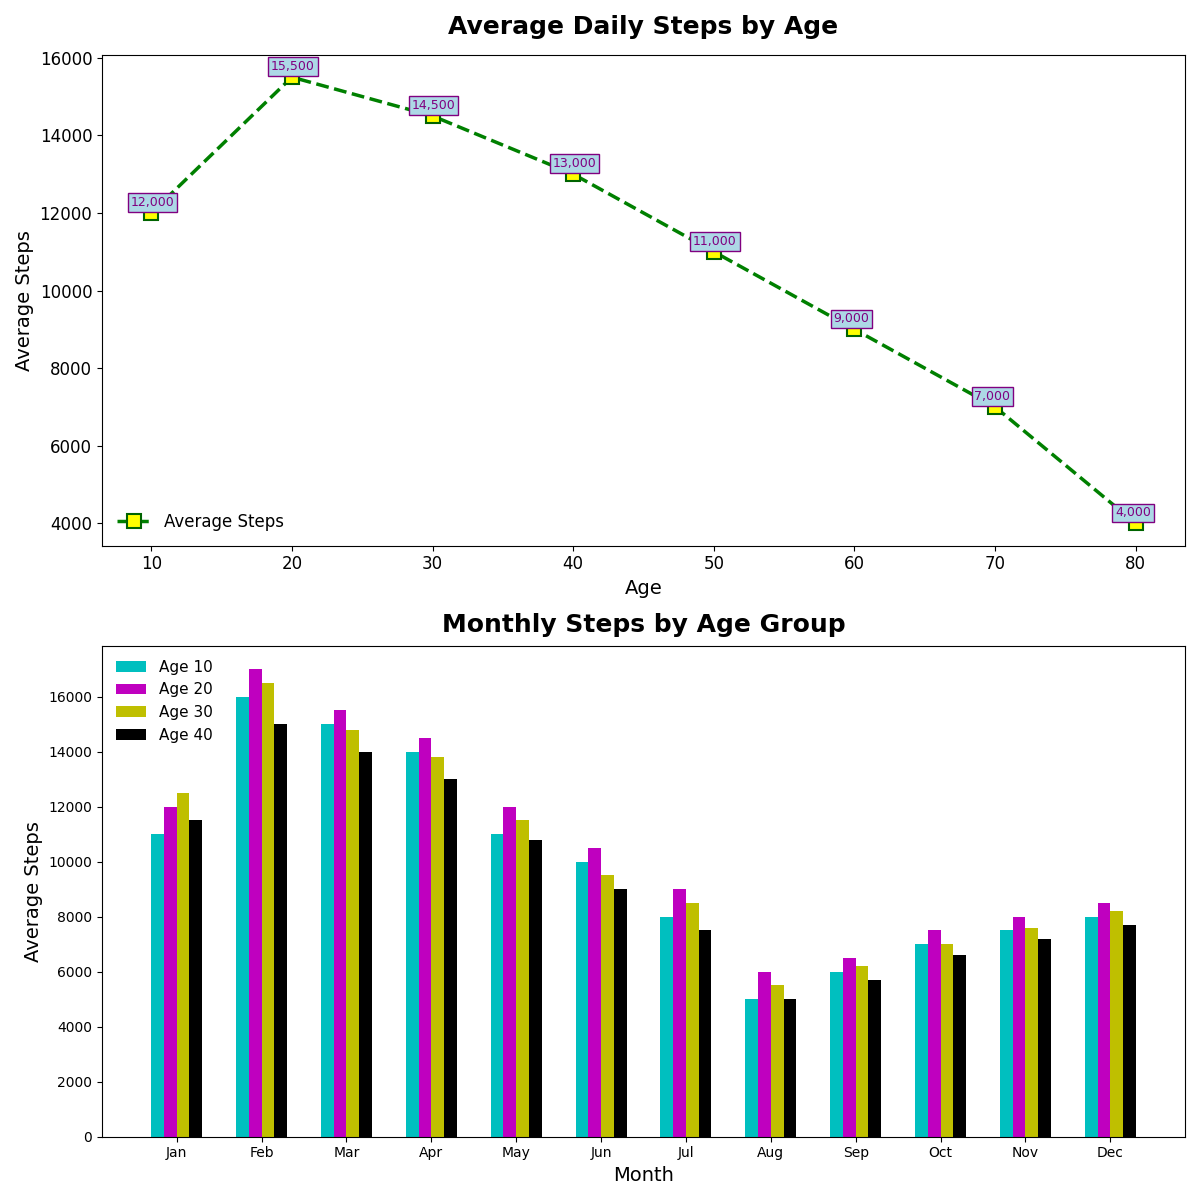

Write the Python code that produced this figure.
import matplotlib.pyplot as plt
import numpy as np

age_groups = np.array([10, 20, 30, 40, 50, 60, 70, 80])
average_steps = np.array([12000, 15500, 14500, 13000, 11000, 9000, 7000, 4000])

months = ["Jan", "Feb", "Mar", "Apr", "May", "Jun", "Jul", "Aug", "Sep", "Oct", "Nov", "Dec"]
steps_per_month = np.array([
    [11000, 16000, 15000, 14000, 11000, 10000, 8000, 5000, 6000, 7000, 7500, 8000],
    [12000, 17000, 15500, 14500, 12000, 10500, 9000, 6000, 6500, 7500, 8000, 8500],
    [12500, 16500, 14800, 13800, 11500, 9500, 8500, 5500, 6200, 7000, 7600, 8200],
    [11500, 15000, 14000, 13000, 10800, 9000, 7500, 5000, 5700, 6600, 7200, 7700]
])

fig, ax = plt.subplots(2, 1, figsize=(12, 12))

# Line plot with altered styles
ax[0].plot(age_groups, average_steps, 's--', color='green', linestyle='--', linewidth=2.5, markersize=10, 
           markerfacecolor='yellow', markeredgewidth=1.5, markeredgecolor='darkgreen', label='Average Steps')
ax[0].set_title("Average Daily Steps by Age", fontsize=18, fontweight='bold', pad=15)
ax[0].set_xlabel("Age", fontsize=14)
ax[0].set_ylabel("Average Steps", fontsize=14)

for i in range(age_groups.size):
    ax[0].annotate(f'{average_steps[i]:,.0f}', xy=(age_groups[i], average_steps[i]), xytext=(-15, 5),
                   textcoords='offset points', fontsize=9, color='purple', bbox=dict(facecolor='lightblue', edgecolor='purple', pad=2))

ax[0].grid(False)
ax[0].tick_params(axis='both', which='major', labelsize=12)
ax[0].legend(loc='lower left', fontsize=12, frameon=False)

# Bar chart with altered styles
age_group_indices = [0, 1, 2, 3]
bar_width = 0.15
colors = ['c', 'm', 'y', 'k']
for idx, age_idx in enumerate(age_group_indices):
    ax[1].bar(np.arange(len(months)) + idx * bar_width, steps_per_month[age_idx], width=bar_width, color=colors[idx], label=f'Age {age_groups[age_idx]}')

ax[1].set_xticks(np.arange(len(months)) + bar_width * 1.5)
ax[1].set_xticklabels(months)
ax[1].set_xlabel("Month", fontsize=14)
ax[1].set_ylabel("Average Steps", fontsize=14)
ax[1].set_title("Monthly Steps by Age Group", fontsize=18, fontweight='bold', pad=10)
ax[1].legend(loc='upper left', fontsize=11, frameon=False)

plt.tight_layout()
plt.show()
